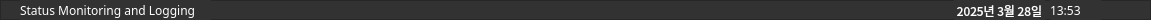
   <widget class="QFrame" name="frame_top">
    <property name="geometry">
     <rect>
      <x>-1</x>
      <y>0</y>
      <width>1151</width>
      <height>20</height>
     </rect>
    </property>
    <property name="font">
     <font>
      <family>한컴 고딕</family>
     </font>
    </property>
    <property name="styleSheet">
     <string notr="true">background-color: rgb(50, 50, 50);</string>
    </property>
    <property name="frameShape">
     <enum>QFrame::StyledPanel</enum>
    </property>
    <property name="frameShadow">
     <enum>QFrame::Raised</enum>
    </property>
    <widget class="QLabel" name="lab_crntTime">
     <property name="geometry">
      <rect>
       <x>1050</x>
       <y>0</y>
       <width>51</width>
       <height>21</height>
      </rect>
     </property>
     <property name="font">
      <font>
       <family>한컴 고딕</family>
      </font>
     </property>
     <property name="mouseTracking">
      <bool>false</bool>
     </property>
     <property name="styleSheet">
      <string notr="true">color: rgb(255, 255, 255);</string>
     </property>
     <property name="text">
      <string>13:53</string>
     </property>
    </widget>
    <widget class="QLabel" name="label_8">
     <property name="geometry">
      <rect>
       <x>20</x>
       <y>0</y>
       <width>191</width>
       <height>21</height>
      </rect>
     </property>
     <property name="font">
      <font>
       <family>한컴 고딕</family>
      </font>
     </property>
     <property name="mouseTracking">
      <bool>false</bool>
     </property>
     <property name="styleSheet">
      <string notr="true">color: rgb(255, 255, 255);</string>
     </property>
     <property name="text">
      <string>Status Monitoring and Logging</string>
     </property>
    </widget>
    <widget class="QLabel" name="lab_crntDate">
     <property name="geometry">
      <rect>
       <x>954</x>
       <y>0</y>
       <width>91</width>
       <height>21</height>
      </rect>
     </property>
     <property name="font">
      <font>
       <family>한컴 고딕</family>
      </font>
     </property>
     <property name="mouseTracking">
      <bool>false</bool>
     </property>
     <property name="layoutDirection">
      <enum>Qt::LeftToRight</enum>
     </property>
     <property name="styleSheet">
      <string notr="true">color: rgb(255, 255, 255);</string>
     </property>
     <property name="text">
      <string>2025년 3월 28일</string>
     </property>
     <property name="alignment">
      <set>Qt::AlignCenter</set>
     </property>
    </widget>
   </widget>
